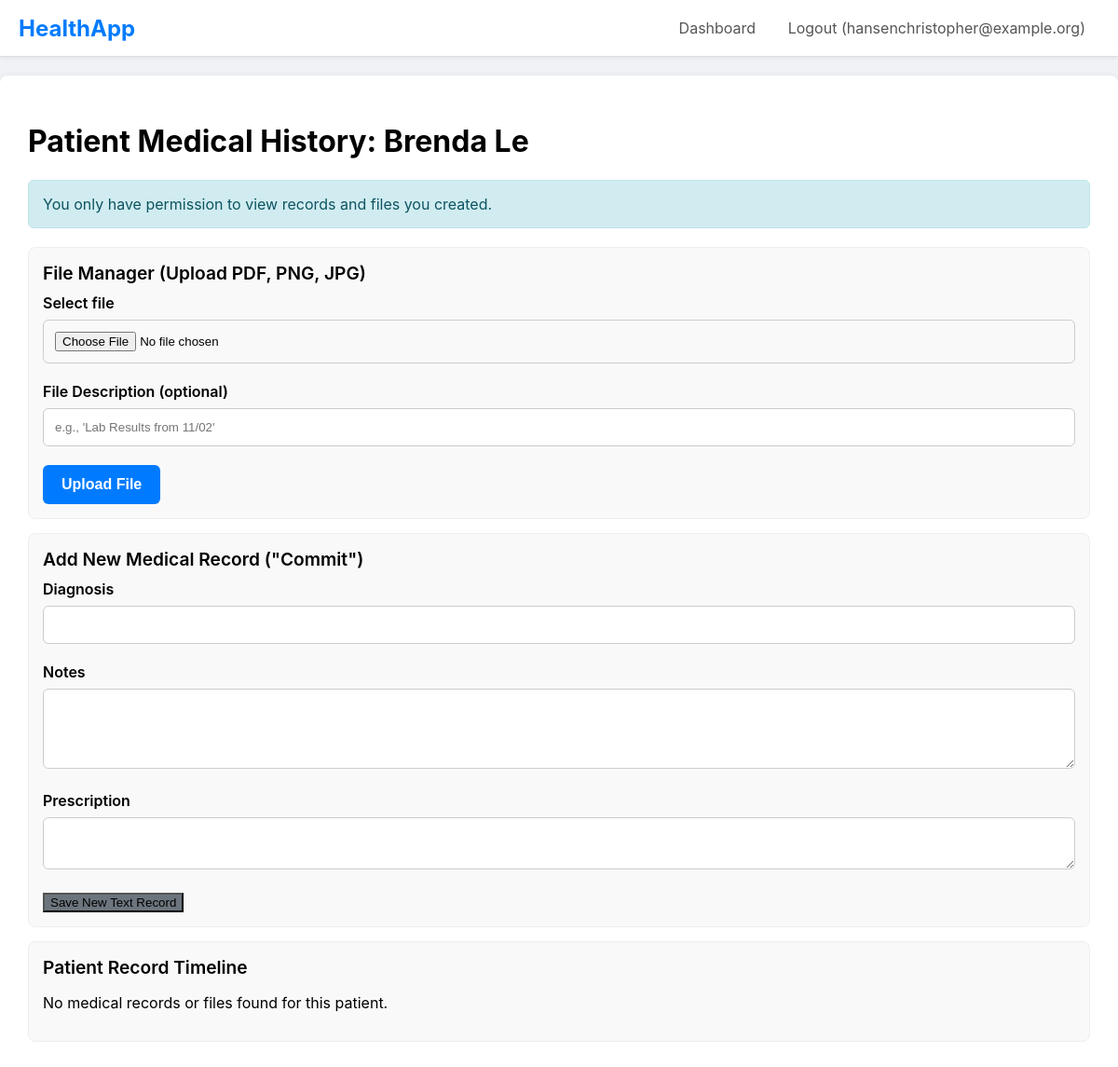
Page /update_record/2 (signed in) on the committed database.
### main.py (models this page shows)
class User(db.Model, UserMixin):
    id = db.Column(db.Integer, primary_key=True)
    email = db.Column(db.String(120), unique=True, nullable=False)
    password_hash = db.Column(db.String(60), nullable=False)
    role = db.Column(db.String(20), nullable=False)
    patient_profile = db.relationship('PatientProfile', backref='user', uselist=False, cascade="all, delete-orphan")
    doctor_profile = db.relationship('DoctorProfile', backref='user', uselist=False, cascade="all, delete-orphan")
    insurance_profile = db.relationship('InsuranceProfile', backref='user', uselist=False, cascade="all, delete-orphan")

class PatientProfile(db.Model):
    id = db.Column(db.Integer, primary_key=True)
    full_name = db.Column(db.String(100), nullable=False, default='Unnamed')
    phone = db.Column(db.String(20))
    address = db.Column(db.String(200))
    pincode = db.Column(db.String(10))
    latitude = db.Column(db.Float)
    longitude = db.Column(db.Float)
    insurance_policy_id = db.Column(db.String(100), nullable=True)
    insurance_company_id = db.Column(db.Integer, db.ForeignKey('insurance_profile.id'), nullable=True)
    user_id = db.Column(db.Integer, db.ForeignKey('user.id'), nullable=False, unique=True)
    records = db.relationship('MedicalRecord', backref='patient', lazy='dynamic', foreign_keys='MedicalRecord.patient_id')
    appointments = db.relationship('Appointment', backref='patient', lazy='dynamic', foreign_keys='Appointment.patient_id')
    reviews = db.relationship('DoctorReview', backref='patient', lazy='dynamic', foreign_keys='DoctorReview.patient_id')
    files = db.relationship('MedicalFile', backref='patient', lazy='dynamic', foreign_keys='MedicalFile.patient_id')
    permitted_doctors = db.relationship('DoctorProfile', secondary=patient_doctor_permissions,
        back_populates='permitted_patients')
    insurance_company = db.relationship('InsuranceProfile', foreign_keys=[insurance_company_id])

### main.py (the view, shortened to what this page needs)
@app.route("/update_record/<int:patient_id>", methods=['GET', 'POST'])
@login_required
@role_required('doctor')
def update_record(patient_id):
    patient = db.session.get(PatientProfile, patient_id)
    if not patient:
        flash('Patient not found.', 'danger')
        return redirect(url_for('doctor_dashboard'))
    has_permission = patient in g.profile.permitted_patients
    timeline_items = []
    if has_permission:
        records = patient.records.all()
        files = patient.files.all()
        timeline_items = sorted(records + files, key=lambda x: x.created_at, reverse=True)
    else:
        records = patient.records.filter_by(doctor_id=g.profile.id).all()
        files = patient.files.filter_by(doctor_id=g.profile.id).all()
        timeline_items = sorted(records + files, key=lambda x: x.created_at, reverse=True)
    return render_template('update_record.html', patient=patient, timeline_items=timeline_items, has_permission=has_permission)

### main.py (called while the page is built)
@login_manager.user_loader
def load_user(user_id):
    return db.session.get(User, int(user_id))

def role_required(role_name):
    def decorator(f):
        @wraps(f)
        def decorated_function(*args, **kwargs):
            if not current_user.is_authenticated or current_user.role != role_name:
                abort(403)
            if current_user.role == 'patient':
                g.profile = current_user.patient_profile
            elif current_user.role == 'doctor':
                g.profile = current_user.doctor_profile
            elif current_user.role == 'insurance':
                g.profile = current_user.insurance_profile
            return f(*args, **kwargs)
        return decorated_function
    return decorator

### templates/update_record.html
{% extends 'layout.html' %}
{% block content %}
    <h1>Patient Medical History: {{ patient.full_name }}</h1>
    {% if has_permission %}
        <div class="alert alert-success">You have full permission to view this patient's entire history.</div>
    {% else %}
        <div class="alert alert-info">You only have permission to view records and files you created.</div>
    {% endif %}
    <div class="card">
        <div class="card-header">File Manager (Upload PDF, PNG, JPG)</div>
        <form action="{{ url_for('upload_file', patient_id=patient.id) }}" method="POST" enctype="multipart/form-data">
            <div class="form-group">
                <label for="file">Select file</label>
                <input type="file" id="file" name="file" required>
            </div>
            <div class="form-group">
                <label for="description">File Description (optional)</label>
                <input type="text" id="description" name="description" placeholder="e.g., 'Lab Results from 11/02'">
            </div>
            <button type="submit" class="btn">Upload File</button>
        </form>
    </div>
    <div class="card">
        <div class="card-header">Add New Medical Record ("Commit")</div>
        <form method="POST">
            <div class="form-group">
                <label for="diagnosis">Diagnosis</label>
                <input type="text" id="diagnosis" name="diagnosis" required>
            </div>
            <div class="form-group">
                <label for="notes">Notes</label>
                <textarea id="notes" name="notes" rows="4"></textarea>
            </div>
            <div class="form-group">
                <label for="prescription">Prescription</label>
                <textarea id="prescription" name="prescription" rows="2"></textarea>
            </div>
            <button type="submit" class="btn-secondary">Save New Text Record</button>
        </form>
    </div>
    <div class="card">
        <div class="card-header">Patient Record Timeline</div>
        <ul class="timeline">
            {% for item in timeline_items %}
                {% if item.__tablename__ == 'medical_record' %}
                <li class="timeline-item">
                    <div class="date">{{ item.created_at.strftime('%Y-%m-%d %I:%M %p') }}</div>
                    <h4>Visit with {{ item.doctor.full_name }}
                        {% if item.doctor_id == g.profile.id %}(You){% endif %}
                    </h4>
                    <p><b>Diagnosis:</b> {{ item.diagnosis }}</p>
                    <p><b>Notes:</b> {{ item.notes }}</p>
                    <p><b>Prescription:</b> {{ item.prescription }}</p>
                </li>
                {% elif item.__tablename__ == 'medical_file' %}
                <li class="timeline-item" style="background-color: #fdfdf0;">
                    <div class="date">{{ item.created_at.strftime('%Y-%m-%d %I:%M %p') }}</div>
                    <h4>File Uploaded by {{ item.doctor.full_name }}
                        {% if item.doctor_id == g.profile.id %}(You){% endif %}
                    </h4>
                    <p><b>File:</b> <a href="{{ url_for('get_file', filename=item.filename) }}" target="_blank">{{ item.original_filename }}</a></p>
                    <p><b>Description:</b> {{ item.description }}</p>
                </li>
                {% endif %}
            {% else %}
                <li>No medical records or files found for this patient.</li>
            {% endfor %}
        </ul>
    </div>
{% endblock %}

### templates/layout.html (shortened to what this page needs)
<!DOCTYPE html>
<html lang="en">
<head>
</head>
<body>
    <nav>
        <div class="logo"><a href="{{ url_for('home') }}" style="text-decoration: none; color: #007bff;">HealthApp</a></div>
        <div class="nav-links">
            {% if current_user.is_authenticated %}
                <a href="{{ url_for('dashboard') }}">Dashboard</a>
                <a href="{{ url_for('logout') }}">Logout ({{ current_user.email }})</a>
            {% else %}
                <a href="{{ url_for('login') }}">Login</a>
                <a href="{{ url_for('register') }}">Register</a>
            {% endif %}
        </div>
    </nav>
    <div class="container">
        {% block content %}{% endblock %}
    </div>
</body>
</html>

### templates/layout.html (style rules this page uses)
body { font-family: -apple-system, BlinkMacSystemFont, "Segoe UI", Roboto, Helvetica, Arial, sans-serif; margin: 0; background-color: #f0f2f5; }
nav { background-color: #ffffff; padding: 0 20px; border-bottom: 1px solid #ddd; display: flex; justify-content: space-between; align-items: center; box-shadow: 0 2px 4px rgba(0,0,0,0.05); }
nav .logo { font-size: 1.5rem; font-weight: bold; color: #007bff; }
nav .nav-links a { color: #555; text-decoration: none; padding: 20px 15px; display: inline-block; }
.container { max-width: 1200px; margin: 20px auto; background-color: #ffffff; padding: 30px; border-radius: 8px; box-shadow: 0 2px 8px rgba(0,0,0,0.1); }
.form-group { margin-bottom: 20px; }
.form-group label { display: block; margin-bottom: 8px; font-weight: 600; }
.form-group input, .form-group select, .form-group textarea { width: 100%; padding: 12px; border: 1px solid #ccc; border-radius: 6px; box-sizing: border-box; }
.btn { background-color: #007bff; color: white; padding: 12px 20px; border: none; border-radius: 6px; cursor: pointer; font-size: 1rem; font-weight: 600; }
.btn-secondary { background-color: #6c757d; }
.alert { padding: 15px; margin-bottom: 20px; border-radius: 6px; border: 1px solid transparent; }
.alert-info { background-color: #d1ecf1; border-color: #bee5eb; color: #0c5460; }
.timeline { list-style: none; padding: 0; }
.card { background: #f9f9f9; border: 1px solid #eee; border-radius: 8px; padding: 15px; margin-bottom: 15px; }
.card-header { font-size: 1.2rem; font-weight: 600; margin-bottom: 10px; }

### rows in the picture
User: email "hansenchristopher@example.org"
PatientProfile: full_name "Brenda Le"
